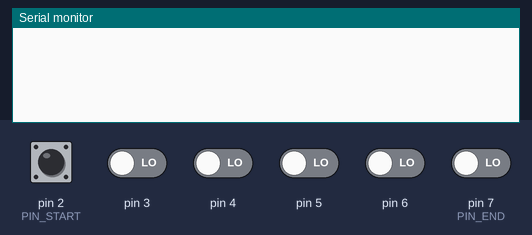
Bench run of a sketch on a simulated Arduino Uno, built for the host (arithmetic inside an expression is 32-bit, double 64-bit). Shown: the last lines printed to the serial monitor. The test bench sets the inputs (shaded band); at power-on: pin 2 (PIN_START), pin 3–6, pin 7 (PIN_END) LOW.

Above: at 1.2 s.
1.3 s: pin 2 (PIN_START) pulled HIGH for 0.15 s
At 2.6 s:
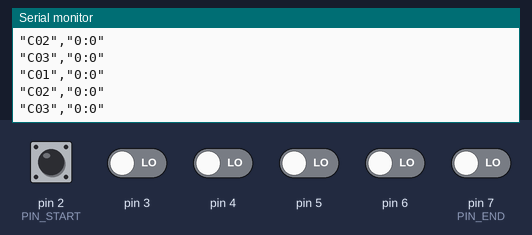
2.9 s: pin 3 driven HIGH
At 4.1 s:
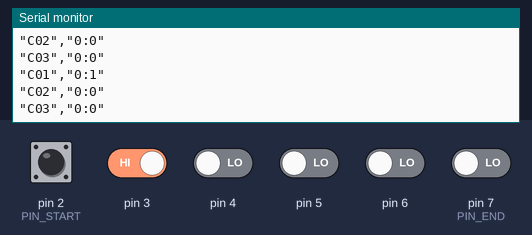
4.4 s: pin 4 driven HIGH
At 5.4 s:
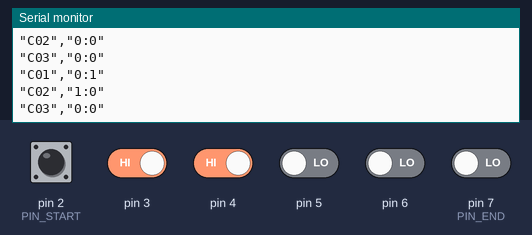
5.9 s: pin 5 driven HIGH
At 6.5 s:
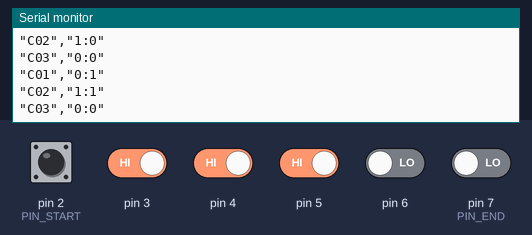
7.4 s: pin 6 driven HIGH
At 8.6 s:
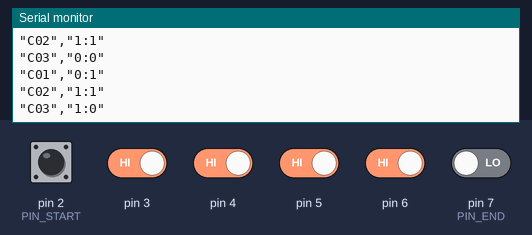
8.9 s: pin 7 (PIN_END) driven HIGH
At 9.9 s:
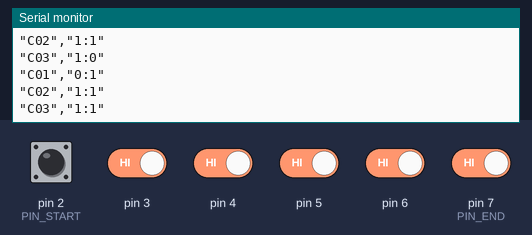
Timing chart, 0 to 11.4 s (numbered marks = the images above; inputs shaded):
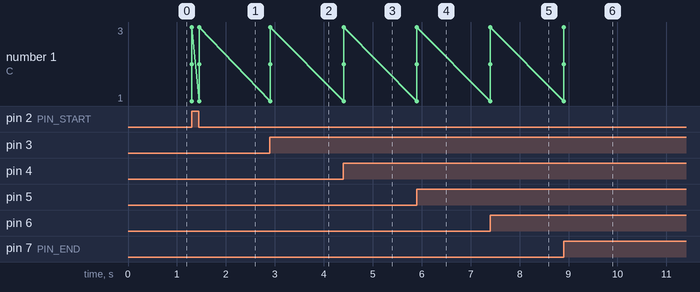

The sketch:

Sensor.ino
```cpp
// Demo Sensor board code for Delta Project

#include<string>
#include<sstream>

#define PIN_START 2
#define PIN_END 7
#define NUM_SENSORS 6
#define SENSORS_PER_CABIN 2
#define NUM_CABINS (NUM_SENSORS / SENSORS_PER_CABIN)
#define BAUDRATE 115200

#define GET_PIN_NUMBER(num_) (num_ + 2)
#define GET_FIRST_SPOT(cabin_num_) (cabin_num_ << 1)
#define GET_SECOND_SPOT(cabin_num_) ((cabin_num_ << 1) + 1)

using namespace std;

bool currSensorStatus[NUM_SENSORS];
bool prevSensorStatus[NUM_SENSORS];

void setup()
{
  int i;
  // Configure pins for touch sensor input signals
  for(i = PIN_START; i <= PIN_END; i++)
  {
    pinMode(i, INPUT);
  }
  // initialize previous sensor status array
  for(i = 0; i < NUM_SENSORS; i++)
  {
    prevSensorStatus[i] = LOW;
  }
  // initialize current sensor status array
  for(i = 0; i < NUM_SENSORS; i++)
  {
    currSensorStatus[i] = LOW;
  }
  // Initialize serial port
  Serial.begin(BAUDRATE);
}

void readSensorStatus()
{
  int i;
  for(i = 0; i < NUM_SENSORS; i++)
  {
    currSensorStatus[i] = digitalRead(GET_PIN_NUMBER(i));
  }
}

bool hasSensorStatusChanged()
{
  int i;
  for(i = 0; i < NUM_SENSORS; i++)
  {
    if(prevSensorStatus[i] != currSensorStatus[i])
    {
      return true;
    }
  }
  return false;
}

void updatePrevSensorStatus()
{
  int i;
  for(i = 0; i < NUM_SENSORS; i++)
  {
    prevSensorStatus[i] = currSensorStatus[i];
  }
}

void publishSensorStatus()
{
   int i;
   stringstream outStream;
   for(i = 0; i < NUM_CABINS; i++)
   {
     outStream << "\"C0" << i + 1 << "\",\"";
     outStream << currSensorStatus[GET_FIRST_SPOT(i)] << ":" << currSensorStatus[GET_SECOND_SPOT(i)];
     outStream << "\"" << endl;
   }
   Serial.write(outStream.str().c_str());
}

void loop()
{
  // Read status of all sensors
  readSensorStatus();
  // if sensors' status changes then publish the new status
  if(hasSensorStatusChanged())
  {
    // update previous sensor state
    updatePrevSensorStatus();
    // Send the status of all sensors via serial
    publishSensorStatus();
  }
  // polling delay
  delay(10);
}
```

Measured:
- after the input at 1.3 s, the serial monitor: prints a new line at once (image 1)
- after the input at 2.9 s, the serial monitor: prints a new line at once (image 2)
- after the input at 4.4 s, the serial monitor: prints a new line at once (image 3)
- after the input at 5.9 s, the serial monitor: prints a new line at once (image 4)
- after the input at 7.4 s, the serial monitor: prints a new line at once (image 5)
- after the input at 8.9 s, the serial monitor: prints a new line at once (image 6)
